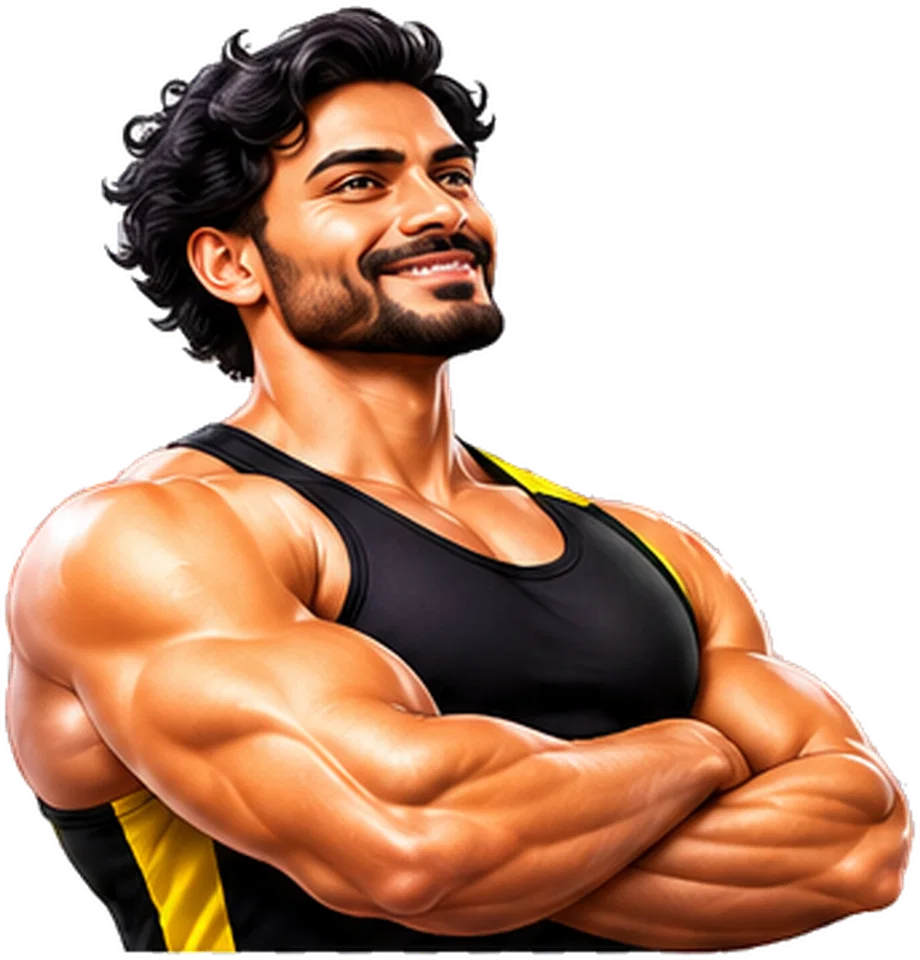
#> input picture assets/member_card/01_member_bodybuilder.webp, 920 x 960 px
$ python build_pulsevault_emerald_derivatives.py --root ../assets/member_card --out out.png
#> lines starting #> are read from the running program, lines starting #| are printed output that depends on the picture
#!/usr/bin/env python3
"""Create true-alpha, padded PulseVault derivatives from immutable source art."""
from __future__ import annotations
import argparse
import hashlib
import json
from pathlib import Path
import cv2
import numpy as np
from PIL import Image, ImageFilter

MAPPING = {
    "01_member_bodybuilder.webp": ("01_member_portrait_cutout.webp", (192, 192), "Profile portrait and check-in hero"),
    "03_whey_protein_tub.webp": ("03_whey_promo_cutout.webp", (144, 150), "Header whey promotion"),
    "04_purple_shaker.webp": ("04_freeze_shaker_cutout.webp", (114, 132), "Freeze bottle and recovery creative"),
    "05_blinkit_grocery_bag.webp": ("05_partner_offer_cutout.webp", (132, 102), "Illustrative campaign art; Demo only"),
    "06_creatine_tub.webp": ("06_creatine_product_cutout.webp", (180, 162), "Workout KPI"),
    "23_freeze_snowflake_graphic.webp": ("23_freeze_snowflake_cutout.webp", (69, 81), "Freeze snowflake"),
    "28_protinex_tub.webp": ("28_protinex_product_cutout.webp", (180, 162), "Attendance KPI"),
    "29_sbi_payment_card_graphic.webp": ("29_sbi_payment_card_cutout.webp", (192, 144), "Payment KPI sample artwork"),
    "fat_loss_support_tub.png": ("fat_loss_support_tub_cutout.webp", (180, 162), "Body KPI; GrabCut background removal"),
}
PADDING = 0.067

def sha256(path: Path) -> str:
    digest = hashlib.sha256()
    with path.open("rb") as source:
        for chunk in iter(lambda: source.read(1024 * 1024), b""):
            digest.update(chunk)
    return digest.hexdigest()

def subject_rgba(path: Path) -> Image.Image:
    with Image.open(path) as original:
        rgba = original.convert("RGBA")
    # Fat Loss has an alpha channel but an almost fully opaque green scene.
    # Segment the product instead of pretending the scene is transparent.
    if path.suffix.lower() == ".png" and rgba.getchannel("A").getextrema() == (255, 255):
        rgb = np.asarray(rgba.convert("RGB"))
        height, width = rgb.shape[:2]
        scale = min(384 / width, 256 / height, 1.0)
        small_width = max(1, int(width * scale))
        small_height = max(1, int(height * scale))
        small = cv2.resize(rgb, (small_width, small_height), interpolation=cv2.INTER_AREA)
        mask = np.zeros((small_height, small_width), np.uint8)
        bgd = np.zeros((1, 65), np.float64)
        fgd = np.zeros((1, 65), np.float64)
        rect = (
            max(2, int(small_width * 0.01)),
            max(2, int(small_height * 0.015)),
            max(1, int(small_width * 0.98)),
            max(1, int(small_height * 0.97)),
        )
        cv2.grabCut(small, mask, rect, bgd, fgd, 7, cv2.GC_INIT_WITH_RECT)
        alpha_small = np.where(
            (mask == cv2.GC_FGD) | (mask == cv2.GC_PR_FGD), 255, 0
        ).astype(np.uint8)
        count, labels, stats, _ = cv2.connectedComponentsWithStats(alpha_small, 8)
        if count > 1:
            largest = 1 + int(np.argmax(stats[1:, cv2.CC_STAT_AREA]))
            alpha_small = np.where(labels == largest, 255, 0).astype(np.uint8)
        alpha = cv2.resize(alpha_small, (width, height), interpolation=cv2.INTER_CUBIC)
        rgba.putalpha(
            Image.fromarray(np.clip(alpha, 0, 255).astype(np.uint8), "L")
            .filter(ImageFilter.GaussianBlur(0.7))
        )
    bbox = rgba.getchannel("A").getbbox()
    if bbox is None:
        raise ValueError(f"{path.name}: no visible alpha subject")
    return rgba.crop(bbox)

def main() -> None:
    parser = argparse.ArgumentParser(description=__doc__)
    parser.add_argument("--root", type=Path, required=True)
    parser.add_argument("--out", type=Path, required=True)
    args = parser.parse_args()
    if not args.root.is_dir():
        raise SystemExit(f"Missing PulseVault root: {args.root}")
    args.out.mkdir(parents=True, exist_ok=True)
    records = []
    for source_name, (output_name, (target_width, target_height), role) in MAPPING.items():
        source_path = args.root / source_name
        if not source_path.is_file():
            raise FileNotFoundError(source_path)
        with Image.open(source_path) as original:
#> original is the input picture: PIL image 920x960 RGBA; mean R, G, B, A 94.5, 62.2, 43, 146.9
            source_dimensions = list(original.size)
#> source_dimensions = [920, 960]
        subject = subject_rgba(source_path)
#> in subject_rgba, `bbox = rgba.getchannel("A").getbbox()`: bbox = (0, 0, 920, 960)
        inset_x, inset_y = target_width * PADDING, target_height * PADDING
        scale = min(
            (target_width - 2 * inset_x) / subject.width,
            (target_height - 2 * inset_y) / subject.height,
        )
#> scale = 0.173
        new_width = max(1, round(subject.width * scale))
#> new_width = 159
        new_height = max(1, round(subject.height * scale))
#> new_height = 166
        subject = subject.resize((new_width, new_height), Image.Resampling.LANCZOS)
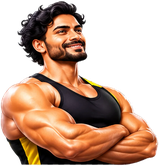
#> subject: PIL image 159x166 RGBA; mean R, G, B, A 97.3, 65, 45.6, 146.9; transparent parts drawn white
        canvas = Image.new("RGBA", (target_width, target_height), (0, 0, 0, 0))
#> canvas: PIL image 192x192 RGBA; every value is 0
        canvas.alpha_composite(
            subject, ((target_width - new_width) // 2, (target_height - new_height) // 2)
        )
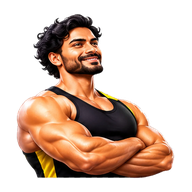
#> canvas: PIL image 192x192 RGBA; mean R, G, B, A 69.7, 46.5, 32.7, 105.2; transparent parts drawn white
        output_path = args.out / output_name
        canvas.save(output_path, "WEBP", quality=95, alpha_quality=100, method=6, exact=True)
        with Image.open(output_path) as checked:
            checked = checked.convert("RGBA")
            alpha = checked.getchannel("A")
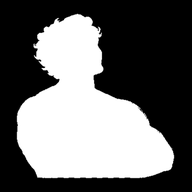
#> alpha: PIL image 192x192 L; min 0, max 255, mean 105.2
            bbox = alpha.getbbox()
#> bbox = (16, 13, 175, 179)
            extrema = list(alpha.getextrema())
#> extrema = [0, 255]
            if checked.size != (target_width, target_height) or extrema != [0, 255] or bbox is None:
                raise ValueError(f"{output_name}: output failed alpha/dimension verification")
        left, top, right, bottom = bbox
#> left = 16; top = 13; right = 175; bottom = 179
        margins = {
            "left_pct": round(left / target_width * 100, 2),
            "top_pct": round(top / target_height * 100, 2),
            "right_pct": round((target_width - right) / target_width * 100, 2),
            "bottom_pct": round((target_height - bottom) / target_height * 100, 2),
        }
#> margins = {'left_pct': 8.33, 'top_pct': 6.77, 'right_pct': 8.85, 'bottom_pct': 6.77}
        if min(margins.values()) < 5:
            raise ValueError(f"{output_name}: transparent margin below 5%: {margins}")
        records.append({
            "name": output_name,
            "source": source_name,
            "source_dimensions_px": source_dimensions,
            "dimensions_px": [target_width, target_height],
            "format": "WebP",
            "alpha_channel": True,
            "alpha_extrema": extrema,
            "alpha_bbox_xyxy": list(bbox),
            "transparent_margins_pct": margins,
#> (the run stopped early here; a loop or call above may not have finished)

$ run again, with assets/member_card/10_gold_photo_backplate.webp copied over assets/member_card/01_member_bodybuilder.webp
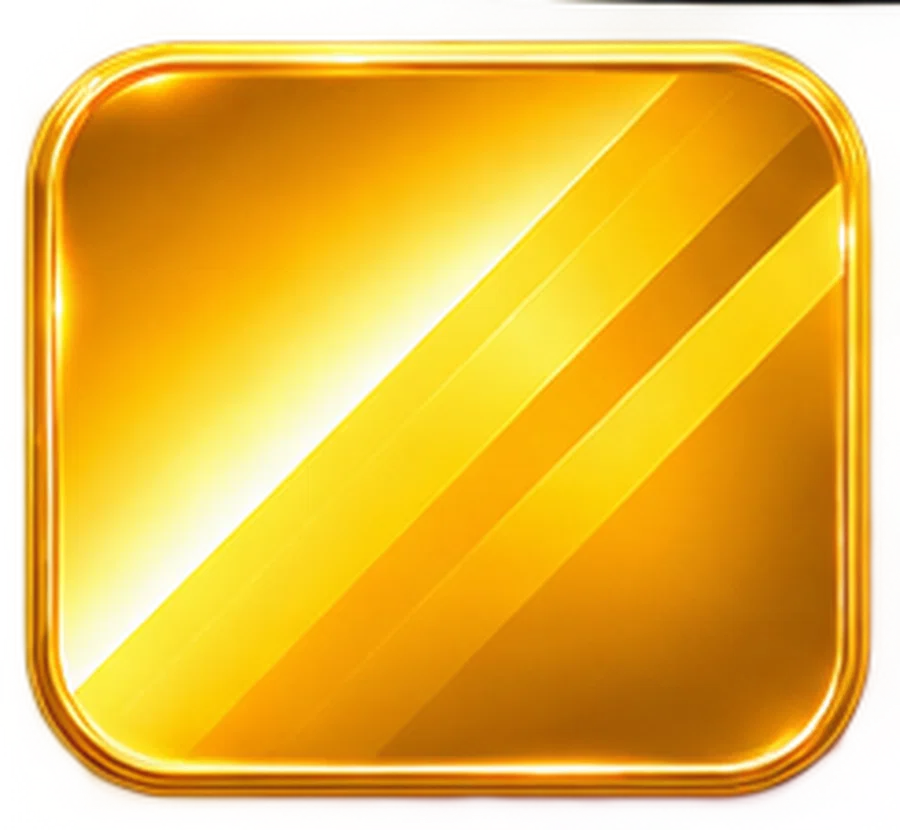
#> input picture assets/member_card/10_gold_photo_backplate.webp, 900 x 830 px
#> in main, original is the input picture: PIL image 900x830 RGBA; mean R, G, B, A 223.7, 165.1, 36.9, 210.7
#> in subject_rgba, `bbox = rgba.getchannel("A").getbbox()`: bbox = (0, 0, 900, 830)
#> in main, `with Image.open(output_path) as checked:`:
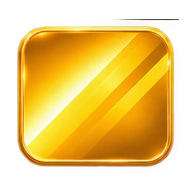
#> checked: PIL image 192x192 RGBA; mean R, G, B, A 152.8, 112.8, 25.6, 145.2; transparent parts drawn white
#> in main, `alpha = checked.getchannel("A")`:
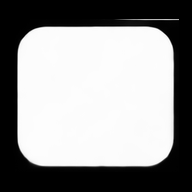
#> alpha: PIL image 192x192 L; min 0, max 255, mean 145.2
#> in main, `bbox = alpha.getbbox()`: bbox = (13, 19, 179, 172)
#> extrema = [0, 255]
#> left = 13; top = 19; right = 179; bottom = 172
#> margins = {'left_pct': 6.77, 'top_pct': 9.9, 'right_pct': 6.77, 'bottom_pct': 10.42}

$ run again, with assets/member_card/15_purple_progress_bar.webp copied over assets/member_card/01_member_bodybuilder.webp
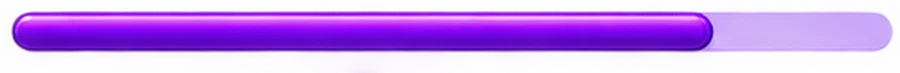
#> input picture assets/member_card/15_purple_progress_bar.webp, 900 x 73 px
#> in main, original is the input picture: PIL image 900x73 RGBA; mean R, G, B, A 168, 69.7, 226.1, 132.5
#> in subject_rgba, `bbox = rgba.getchannel("A").getbbox()`: bbox = (0, 0, 900, 73)
#> in main, `canvas.alpha_composite( subject, ((target_width - new_width) // 2, (ta..`:
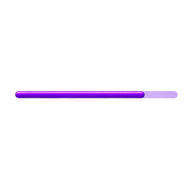
#> canvas: PIL image 192x192 RGBA; mean R, G, B, A 7.7, 3.4, 11.1, 7.7; transparent parts drawn white
#> in main, `alpha = checked.getchannel("A")`:
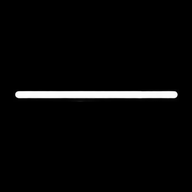
#> alpha: PIL image 192x192 L; min 0, max 255, mean 7.7
#> in main, `bbox = alpha.getbbox()`: bbox = (13, 89, 179, 102)
#> extrema = [0, 255]
#> left = 13; top = 89; right = 179; bottom = 102
#> margins = {'left_pct': 6.77, 'top_pct': 46.35, 'right_pct': 6.77, 'bottom_pct': 46.88}
